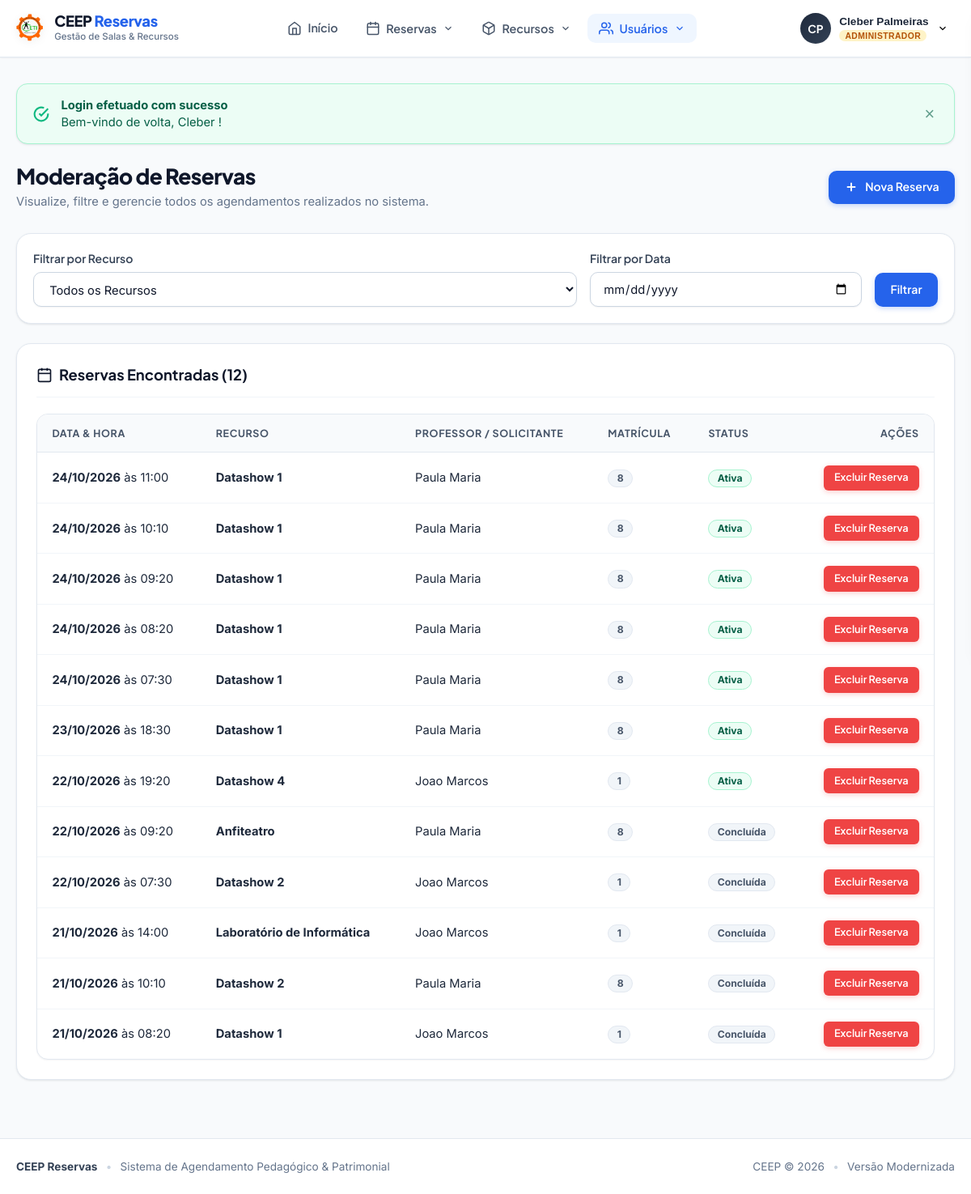
The app's page /todas_reservas.php (signed in), older data.
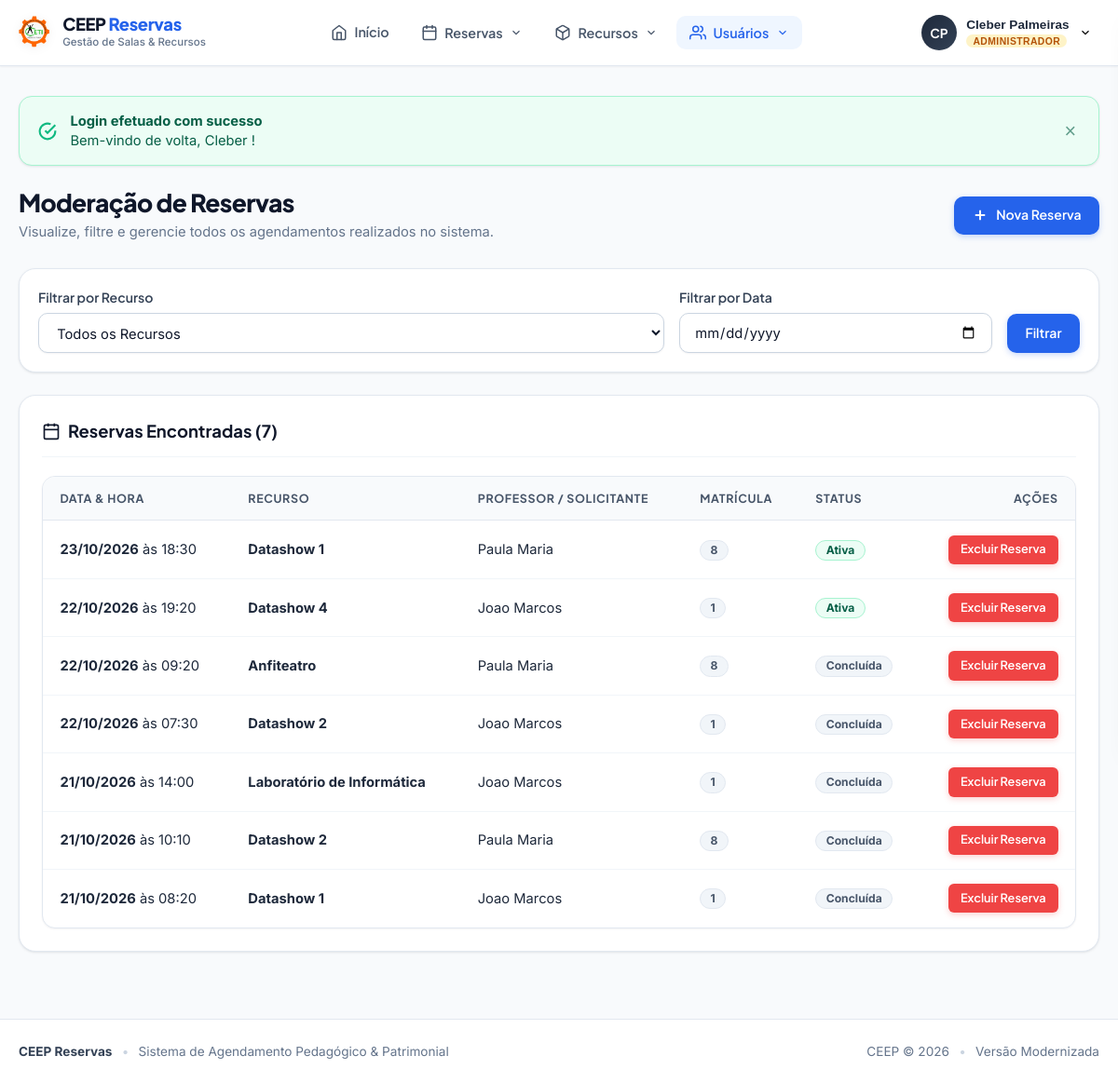
The same page, newer data.
### tables this page shows
CREATE TABLE reservas (
    ID INTEGER PRIMARY KEY AUTOINCREMENT,
    cod_recurso INTEGER DEFAULT 0,
    matricula INTEGER DEFAULT 0,
    datatempo TEXT DEFAULT NULL,
    turno TEXT DEFAULT 'm',
    ticket TEXT DEFAULT '0',
    disponivel INTEGER DEFAULT 0,
    pegou INTEGER DEFAULT 0
);

CREATE TABLE recursos (
    cod_recurso INTEGER PRIMARY KEY AUTOINCREMENT,
    nome_recurso TEXT NOT NULL,
    status TEXT DEFAULT 'Disponivel',
    categoria TEXT DEFAULT '1'
);

CREATE TABLE usuarios (
    usuario_id INTEGER PRIMARY KEY AUTOINCREMENT,
    nome TEXT NOT NULL DEFAULT '',
    sobrenome TEXT DEFAULT '',
    cpf TEXT NOT NULL DEFAULT '',
    matricula INTEGER NOT NULL,
    email TEXT NOT NULL DEFAULT '',
    tipo TEXT NOT NULL DEFAULT '',
    senha TEXT NOT NULL DEFAULT '',
    nivel_usuario TEXT NOT NULL DEFAULT '0',
    data_cadastro TEXT NOT NULL DEFAULT '0000-00-00 00:00:00',
    data_ultimo_login TEXT NOT NULL DEFAULT '0000-00-00 00:00:00',
    ativado TEXT NOT NULL DEFAULT '0'
);

### todas_reservas.php (called while the page is built)
<?php require_once __DIR__ . '/excluir_reservas.php'; ?>

### excluir_reservas.php (the view, shortened to what the rows shown need)
<?php
require_once __DIR__ . '/core/bootstrap.php';
$params = [];
$whereClauses = [];
$whereSql = !empty($whereClauses) ? "WHERE " . implode(" AND ", $whereClauses) : "";
try {
    $reservas = DB::fetchAll(
        "SELECT r.*, rec.nome_recurso, rec.categoria, u.nome, u.sobrenome, u.email
         FROM reservas r
         LEFT JOIN recursos rec ON r.cod_recurso = rec.cod_recurso
         LEFT JOIN usuarios u ON r.matricula = u.matricula
         {$whereSql}
         ORDER BY r.datatempo DESC LIMIT 150",
        $params
    );
} catch (Throwable $t) {
    error_log('Erro ao listar todas reservas: ' . $t->getMessage());
    $reservas = [];
    $listaRecursos = [];
}
?>
<div class="page-header animate-slide-in">
    <div>
        <h1 class="page-title">Moderação de Reservas</h1>
    </div>
</div>
<div class="card animate-slide-in">
    <div class="card-header">
        <h2 class="card-title">
            <svg width="20" height="20" viewBox="0 0 24 24" fill="none" stroke="currentColor" stroke-width="2"><rect x="3" y="4" width="18" height="18" rx="2" ry="2"></rect><line x1="16" y1="2" x2="16" y2="6"></line><line x1="8" y1="2" x2="8" y2="6"></line><line x1="3" y1="10" x2="21" y2="10"></line></svg>
            <span>Reservas Encontradas (<?= count($reservas) ?>)</span>
        </h2>
    </div>
    <?php if (empty($reservas)): ?>
        <div class="empty-state">
            <div class="empty-state-icon">
                <svg width="32" height="32" viewBox="0 0 24 24" fill="none" stroke="currentColor" stroke-width="2"><circle cx="12" cy="12" r="10"></circle><polyline points="12 6 12 12 14 14"></polyline></svg>
            </div>
            <h3 class="empty-state-title">Nenhuma reserva encontrada para este filtro</h3>
            <p class="empty-state-desc">Altere ou remova os filtros de busca para visualizar outros agendamentos.</p>
        </div>
    <?php else: ?>
        <div class="table-responsive">
            <table class="ceep-table">
                <thead>
                    <tr>
                        <th>Data &amp; Hora</th>
                        <th>Recurso</th>
                        <th>Professor / Solicitante</th>
                        <th>Matrícula</th>
                        <th>Status</th>
                        <th style="text-align: right;">Ações</th>
                    </tr>
                </thead>
                <tbody>
                    <?php foreach ($reservas as $res):
                        $passada = strtotime($res['datatempo']) < time();
                    ?>
                    <tr>
                        <td>
                            <strong><?= date('d/m/Y', strtotime($res['datatempo'])) ?></strong> às <?= date('H:i', strtotime($res['datatempo'])) ?>
                        </td>
                        <td>
                            <strong><?= e($res['nome_recurso'] ?? 'Recurso #' . $res['cod_recurso']) ?></strong>
                        </td>
                        <td>
                            <?= e(trim(($res['nome'] ?? '') . ' ' . ($res['sobrenome'] ?? ''))) ?: '<span style="color: var(--slate-400);">Desconhecido</span>' ?>
                        </td>
                        <td>
                            <span class="badge badge-secondary"><?= e($res['matricula']) ?></span>
                        </td>
                        <td>
                            <?php if ($passada): ?>
                                <span class="badge badge-secondary">Concluída</span>
                            <?php else: ?>
                                <span class="badge badge-success">Ativa</span>
                            <?php endif; ?>
                        </td>
                        <td style="text-align: right;">
                            <a
                                href="cancela.php?id=<?= urlencode($res['ID']) ?>&csrf_token=<?= e(csrf_token()) ?>"
                                class="btn btn-danger btn-sm"
                                data-confirm="Tem certeza que deseja cancelar esta reserva como Administrador?"
                            >
                                Excluir Reserva
                            </a>
                        </td>
                    </tr>
                    <?php endforeach; ?>
                </tbody>
            </table>
        </div>
    <?php endif; ?>
</div>

Row changes from the older to the newer data that the page shows:
removed reservas: datatempo "24/10/2026", datatempo "11:00", cod_recurso.nome_recurso "Datashow 1", usuarios.nome+sobrenome "Paula Maria", matricula "8", shows "Ativa"
removed reservas: datatempo "24/10/2026", datatempo "10:10", cod_recurso.nome_recurso "Datashow 1", usuarios.nome+sobrenome "Paula Maria", matricula "8", shows "Ativa"
removed reservas: datatempo "24/10/2026", datatempo "09:20", cod_recurso.nome_recurso "Datashow 1", usuarios.nome+sobrenome "Paula Maria", matricula "8", shows "Ativa"
removed reservas: datatempo "24/10/2026", datatempo "08:20", cod_recurso.nome_recurso "Datashow 1", usuarios.nome+sobrenome "Paula Maria", matricula "8", shows "Ativa"
removed reservas: datatempo "24/10/2026", datatempo "07:30", cod_recurso.nome_recurso "Datashow 1", usuarios.nome+sobrenome "Paula Maria", matricula "8", shows "Ativa"
Text that changed along with them:
count($reservas): "12" → "7"
